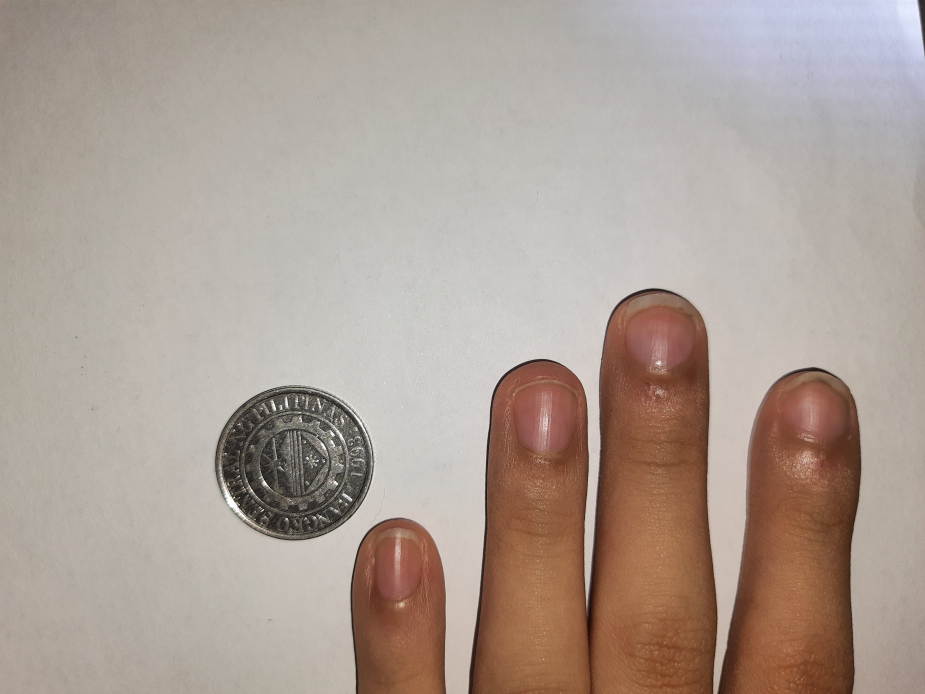
#> input picture _Imgs/20231008_102721.jpg, 4624 x 3468 px, found by its file name (shown at 1/5 size)
$ python edgeDetectionOnly.py
#> lines starting #> are read from the running program, lines starting #| are printed output that depends on the picture; after the words box and inside, x2 and y2 are one past the last pixel; in counts of white or black regions, pixels touching at a corner belong together
import cv2
import numpy as np
import imutils

#read file ./_Imgs/20231008_102117.jpg ./_Images-standard/20231007_160450.jpg ./_Images/20231007_160450.jpg
fra = cv2.imread('./_Imgs/20231008_102721.jpg')
#> fra is the input picture: shape (3468, 4624, 3); mean B, G, R 149.4, 158.8, 172.9
fra = imutils.resize(fra, height=600)
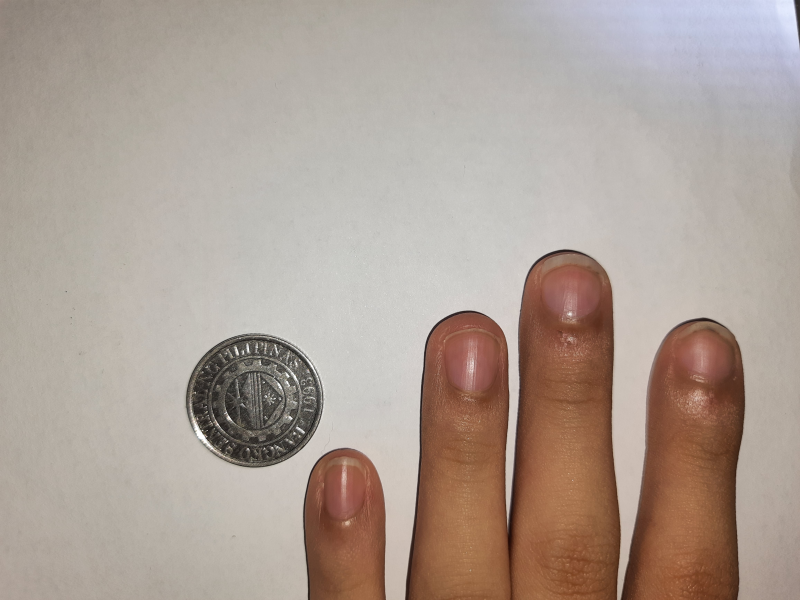
#> fra: shape (600, 800, 3); mean B, G, R 149.4, 158.8, 172.9
cv2.imshow("Original Image", fra)

# convert to gray
gray = cv2.cvtColor(fra, cv2.COLOR_BGR2GRAY)
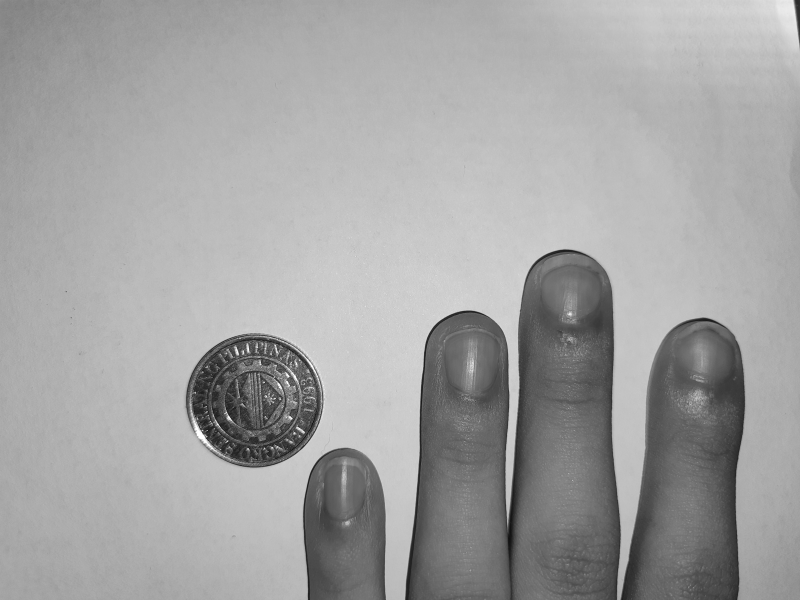
#> gray: shape (600, 800); min 17, max 255, mean 162

# threshold
thresh = cv2.threshold(gray, 155, 255, cv2.THRESH_BINARY)[1]
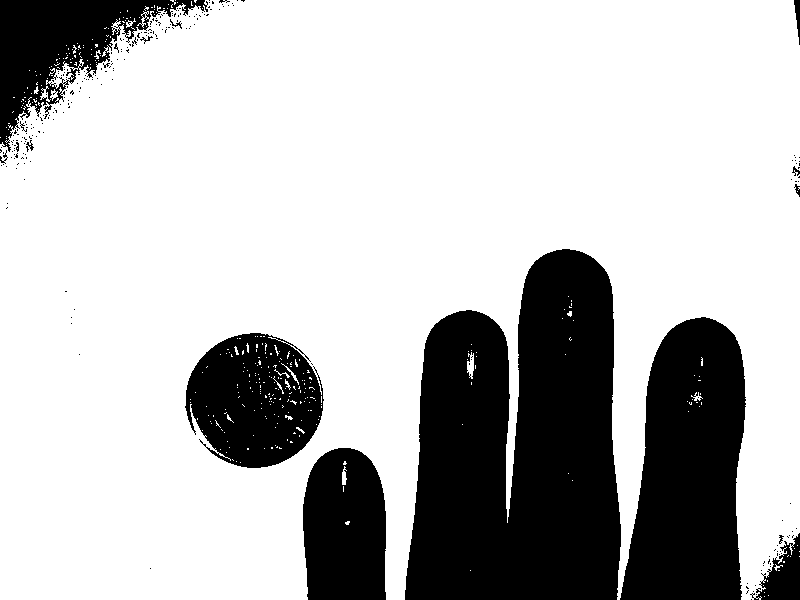
#> thresh: shape (600, 800); 73.8% white; 248 black regions (232 under 20 px), largest, box (x1, y1, x2, y2) and area: (405, 249, 621, 600) 59493, (620, 317, 746, 600) 27133, (185, 333, 324, 468) 13539

# morphology edgeout = dilated_mask - mask
# morphology dilate
kernel = cv2.getStructuringElement(cv2.MORPH_RECT, (5,5))
dilate = cv2.morphologyEx(thresh, cv2.MORPH_DILATE, kernel)
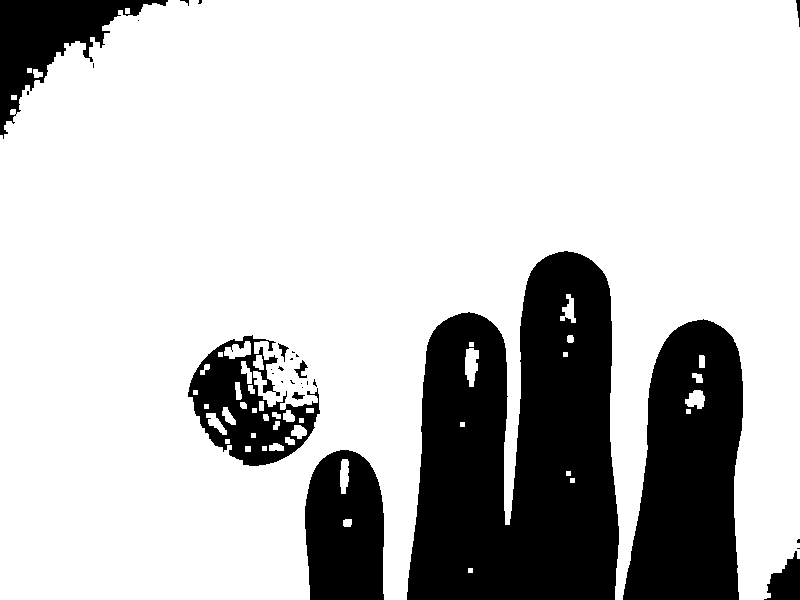
#> dilate: shape (600, 800); 77.3% white; 29 black regions (19 under 20 px), largest, box (x1, y1, x2, y2) and area: (407, 251, 619, 600) 56097, (623, 319, 743, 600) 25329, (305, 450, 384, 600) 10190

# get absolute difference between dilate and thresh
diff = cv2.absdiff(dilate, thresh)
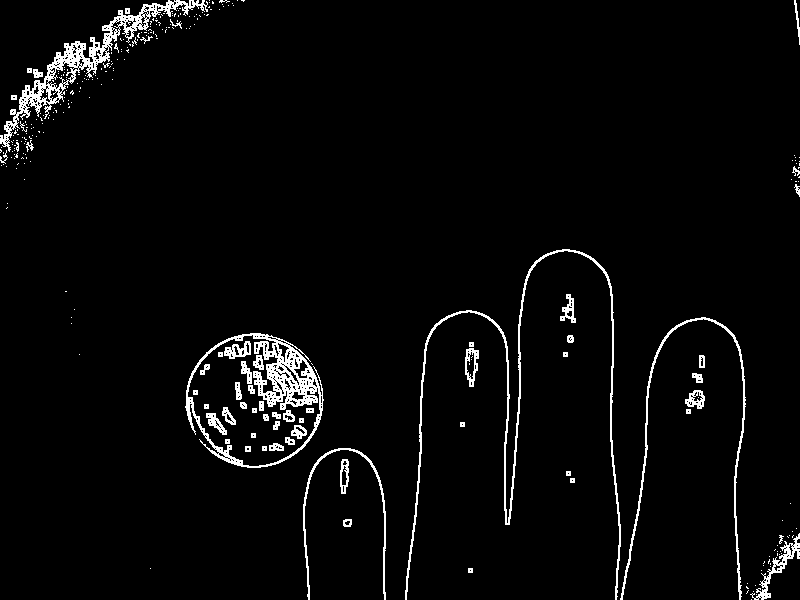
#> diff: shape (600, 800); 3.5% white in thin lines or dots

# invert
edges = 255 - diff
#> edges: shape (600, 800); 96.5% white; black in thin lines or dots


# display it
cv2.imshow("thresh", thresh)
cv2.imshow("dilate", dilate)
cv2.imshow("diff", diff)
cv2.imshow("edges", edges)
cv2.waitKey(0)

$ run again, with _Imgs/20231008_102117.jpg copied over _Imgs/20231008_102721.jpg
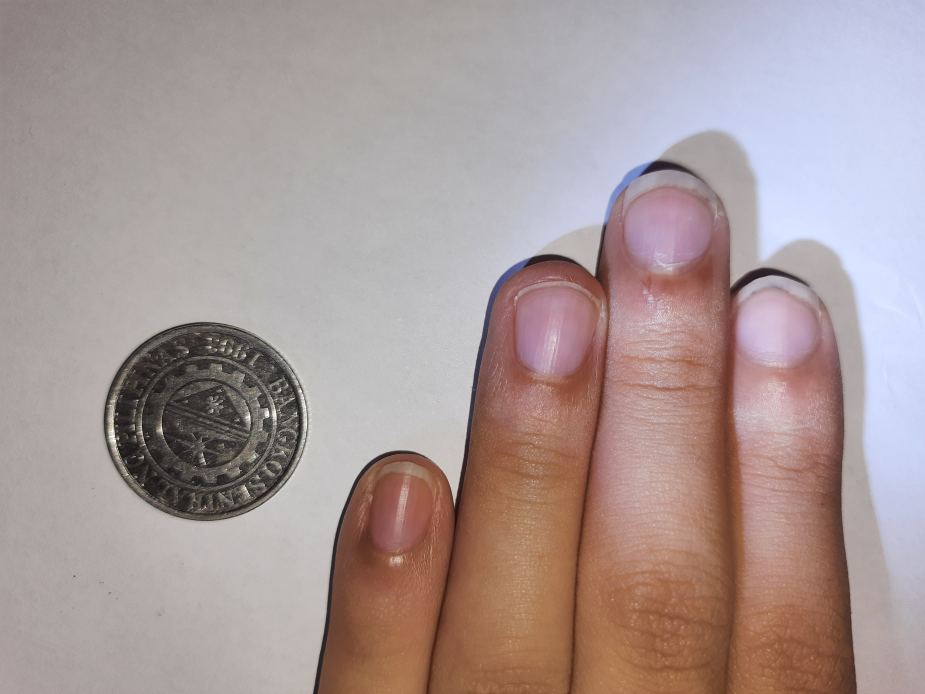
#> input picture _Imgs/20231008_102117.jpg, 4624 x 3468 px, found by its file name (shown at 1/5 size)
#> fra is the input picture: shape (3468, 4624, 3); mean B, G, R 151.1, 152.5, 168.3
#> fra: shape (600, 800, 3)
#> `thresh = cv2.threshold(gray, 155, 255, cv2.THRESH_BINARY)[1]`:
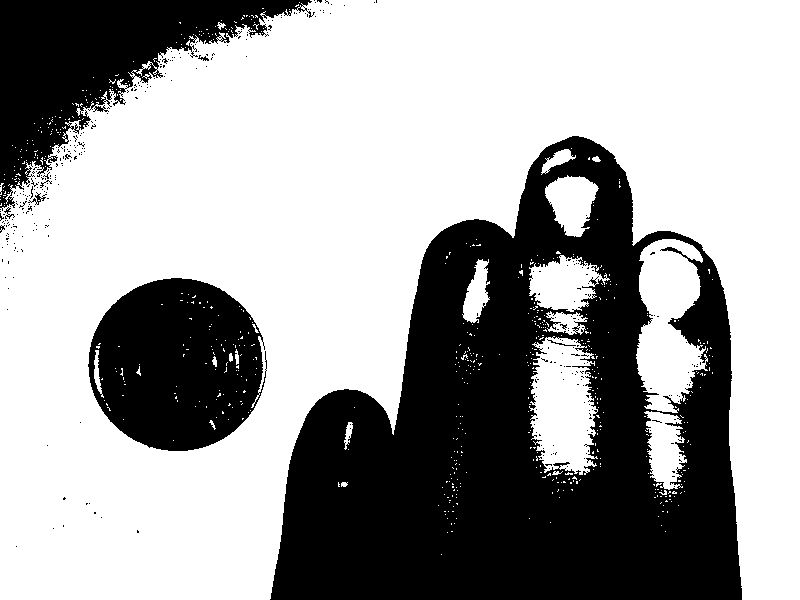
#> thresh: shape (600, 800); 63.6% white; 362 black regions (352 under 20 px), largest, box (x1, y1, x2, y2) and area: (270, 136, 742, 600) 125302, (0, 0, 315, 211) 25041, (88, 278, 267, 451) 23332
#> dilate: shape (600, 800); 69.1% white; 39 black regions (33 under 20 px), largest, box (x1, y1, x2, y2) and area: (273, 138, 740, 600) 109425, (0, 0, 297, 183) 20021, (93, 280, 260, 449) 18866, (55, 119, 63, 127) 37, (91, 349, 93, 375) 30, (244, 19, 252, 25) 21
#> `diff = cv2.absdiff(dilate, thresh)`:
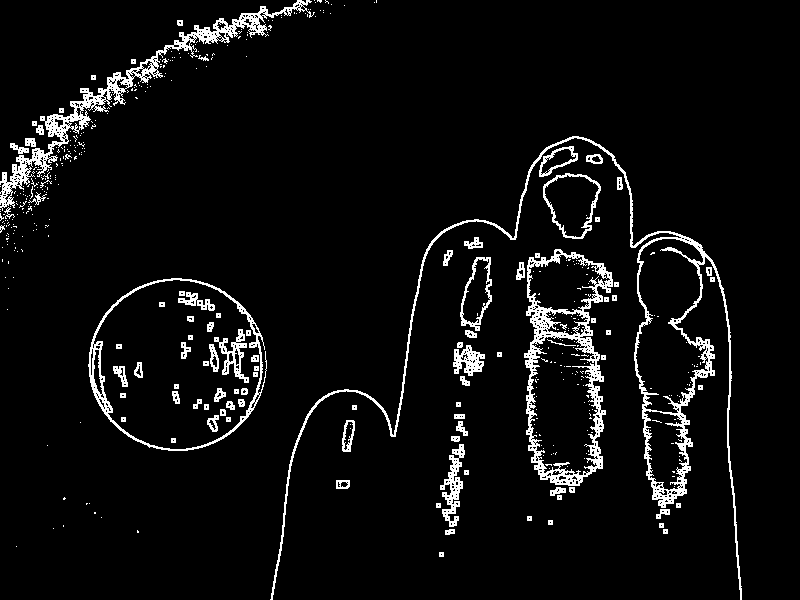
#> diff: shape (600, 800); 5.5% white in thin lines or dots
#> edges: shape (600, 800); 94.5% white; black in thin lines or dots

$ run again, with _Images-standard/20231007_160450.jpg copied over _Imgs/20231008_102721.jpg
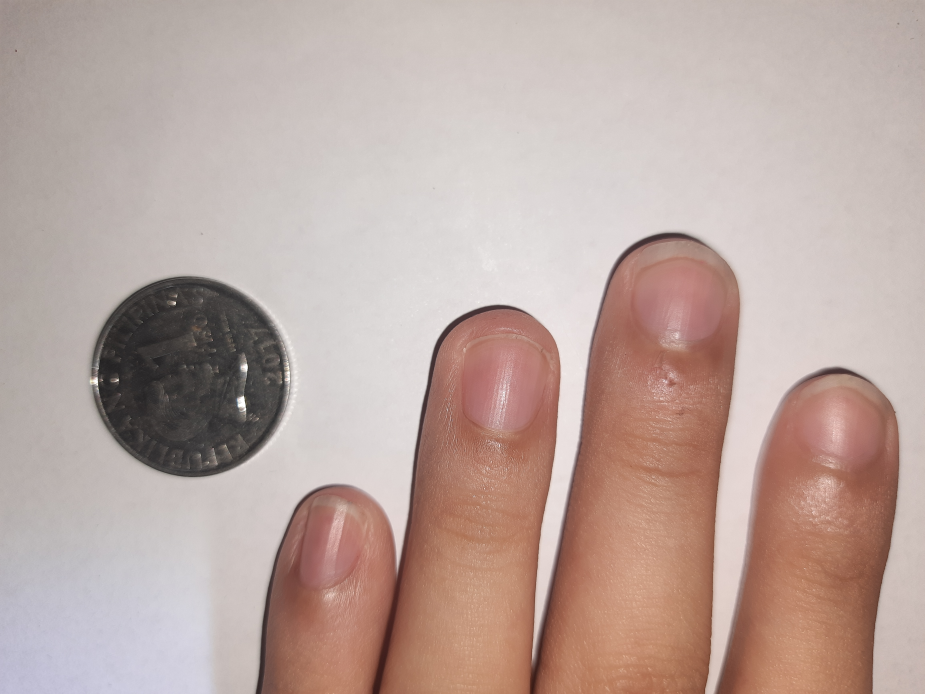
#> input picture _Images-standard/20231007_160450.jpg, 4624 x 3468 px, found by its file name (shown at 1/5 size)
#> fra is the input picture: shape (3468, 4624, 3); mean B, G, R 159.9, 166.4, 187
#> fra: shape (600, 800, 3)
#> `thresh = cv2.threshold(gray, 155, 255, cv2.THRESH_BINARY)[1]`:
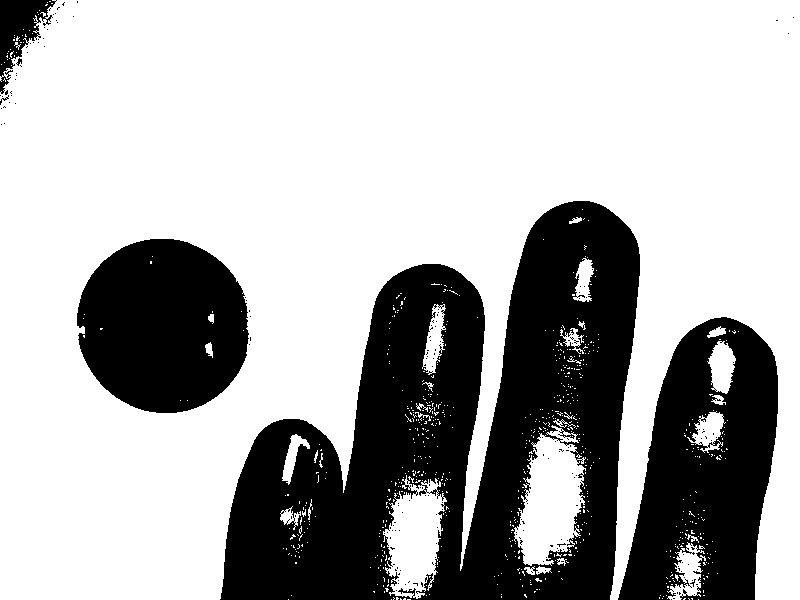
#> thresh: shape (600, 800); 69.1% white; 188 black regions (182 under 20 px), largest, box (x1, y1, x2, y2) and area: (220, 201, 640, 600) 92521, (618, 317, 778, 600) 29362, (77, 239, 249, 413) 23474, (0, 0, 57, 94) 2343, (16, 58, 22, 66) 24, (0, 95, 9, 105) 22
#> dilate: shape (600, 800); 74.8% white; 38 black regions (34 under 20 px), largest, box (x1, y1, x2, y2) and area: (223, 203, 638, 600) 73988, (621, 319, 776, 600) 24016, (79, 241, 246, 411) 21594, (0, 0, 45, 62) 1355
#> `diff = cv2.absdiff(dilate, thresh)`:
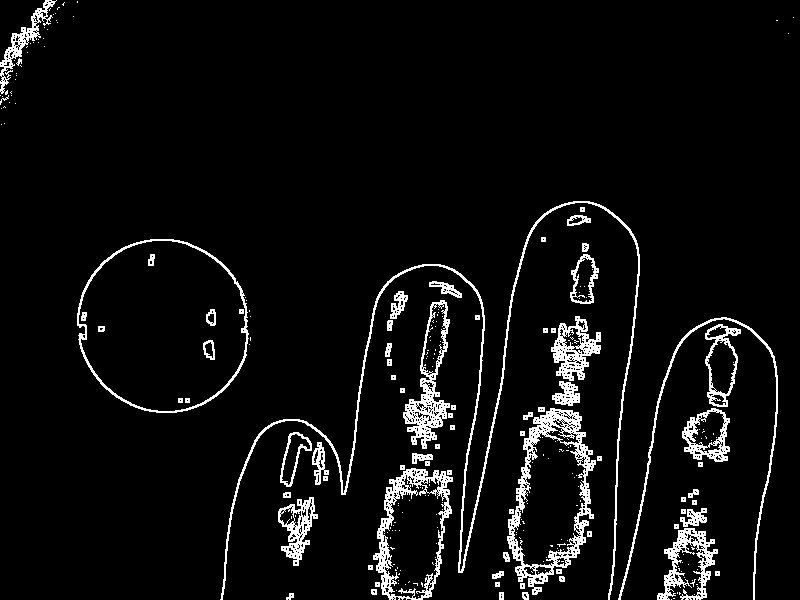
#> diff: shape (600, 800); 5.6% white in thin lines or dots
#> edges: shape (600, 800); 94.4% white; black in thin lines or dots
